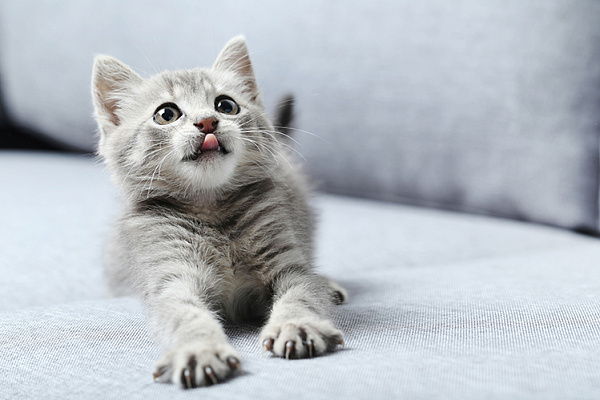
#> input picture MPAU/kotenok.jpg, 600 x 400 px
$ python main.py
#> lines starting #> are read from the running program, lines starting #| are printed output that depends on the picture
import json
from skimage.io import imread, imsave, imshow, show
from skimage.filters._median import median
from skimage.morphology.footprints import diamond
from skimage.exposure import histogram
import matplotlib.pyplot as plt
import numpy as np


# входные данные
input_data = {
    'path_file': 'MPAU/kotenok.jpg',
    'path_file_result': 'MPAU/kotenok_result.jpg',
    'footprint': 4,
    'mode': 'mirror',  # поведение скользяшего окна
}

# пишем данные в json-файл
with open('input_data.json', 'w') as file_data:
    json.dump(input_data, file_data)

# читаем данные из json-файла
with open('input_data.json') as js_file:
    js_data = json.load(js_file)

path = js_data['path_file']
path_result = js_data['path_file_result']
footprint_ = js_data['footprint']
mode_ = js_data['mode']


image = imread(path)
#> image is the input picture: shape (400, 600, 3); mean R, G, B 183, 189, 195.5

# выполняем медианную фильтрацию структурным элементом в виде ромба и сохраняем изображение
median_ = median(image, np.dstack((diamond(footprint_), diamond(footprint_), diamond(footprint_))), mode=mode_)
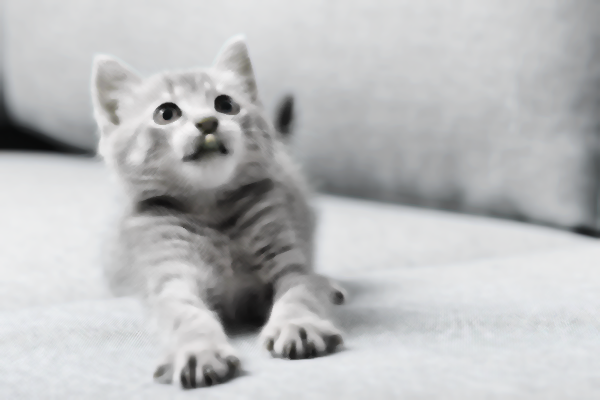
#> median_: shape (400, 600, 3); mean R, G, B 188.2, 189.2, 190.3
imsave(path_result, median_)

# подсчитываем значения по оси абсцисс и ординат для каждого из каналов (RGB) исходного и обработанного изображения
y_blue_im, x_blue_im = histogram(image[0])
#> y_blue_im = 110 values, max 72 at index 84, min 0 at index 1, mean 16.36; x_blue_im = 110 values from 132 to 241
y_green_im, x_green_im = histogram(image[1])
#> y_green_im = 106 values, max 91 at index 94, min 0 at index 1, mean 16.98; x_green_im = 106 values from 135 to 240
y_red_im, x_red_im = histogram(image[2])
#> y_red_im = 103 values, max 82 at index 91, min 0 at index 5, mean 17.48; x_red_im = 103 values from 138 to 240

y_blue_im_res, x_blue_im_res = histogram(median_[0])
#> y_blue_im_res = 85 values, max 179 at index 72, min 0 at index 25, mean 21.18; x_blue_im_res = 85 values from 147 to 231
y_green_im_res, x_green_im_res = histogram(median_[1])
#> y_green_im_res = 84 values, max 180 at index 73, min 0 at index 27, mean 21.43; x_green_im_res = 84 values from 147 to 230
y_red_im_res, x_red_im_res = histogram(median_[2])
#> y_red_im_res = 84 values, max 191 at index 72, min 0 at index 28, mean 21.43; x_red_im_res = 84 values from 147 to 230


# представляем результат на экран
fig = plt.figure(figsize=(11, 5))
plt.axis('off')  # убираем оси общего листа
plt.title('Результаты фильтрации')
fig.add_subplot(2, 2, 1)  # делим область на 2 строки и 2 столбца = 4 места для представления результатов
plt.axis('off')  # убираем оси исходного изображения
imshow(image)

fig.add_subplot(2, 2, 2)
plt.axis('off')  # убираем оси обработанного изображения
imshow(median_)

fig.add_subplot(2, 2, 3)
plt.ylabel('число отсчетов')
plt.xlabel('яркость')
# рисуем графики для 3х каналов (красный, синий, зеленый) тонкой непрерывной линией (для исходного изображения)
plt.plot(x_blue_im, y_blue_im, color='blue', linestyle = '-', linewidth=1)
plt.plot(x_green_im, y_green_im, color='green', linestyle = '-', linewidth=1)
plt.plot(x_red_im, y_red_im, color='red', linestyle = '-', linewidth=1)
plt.legend(['blue', 'green', 'red'])

fig.add_subplot(2, 2, 4)
# рисуем графики для 3х каналов (красный, синий, зеленый) тонкой непрерывной линией (для обработанного изображения)
plt.plot(x_blue_im_res, y_blue_im_res, color='blue', linestyle = '-', linewidth=1)
plt.plot(x_green_im_res, y_green_im_res, color='green', linestyle = '-', linewidth=1)
plt.plot(x_red_im_res, y_red_im_res, color='red', linestyle = '-', linewidth=1)
plt.legend(['blue', 'green', 'red'])
show()
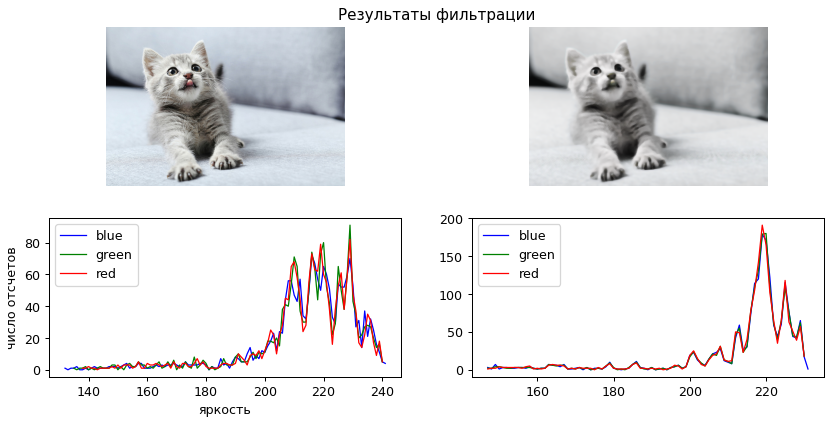
#> figure drawn by matplotlib, 4 panels; panel 3: curve peaks at x = 216, y = 72; panel 3: curve peaks at x = 229, y = 91; panel 3: curve peaks at x = 229, y = 82; panel 4: curve peaks at x = 219, y = 179
